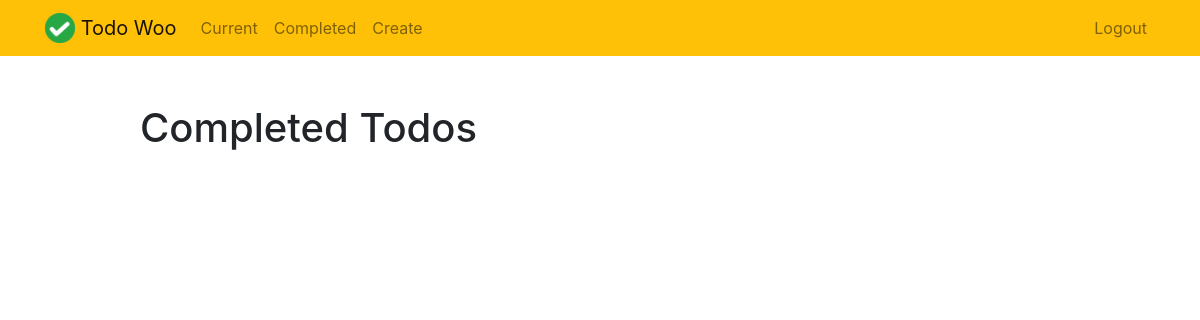
Page /completed/ (signed in) on the earlier database version.
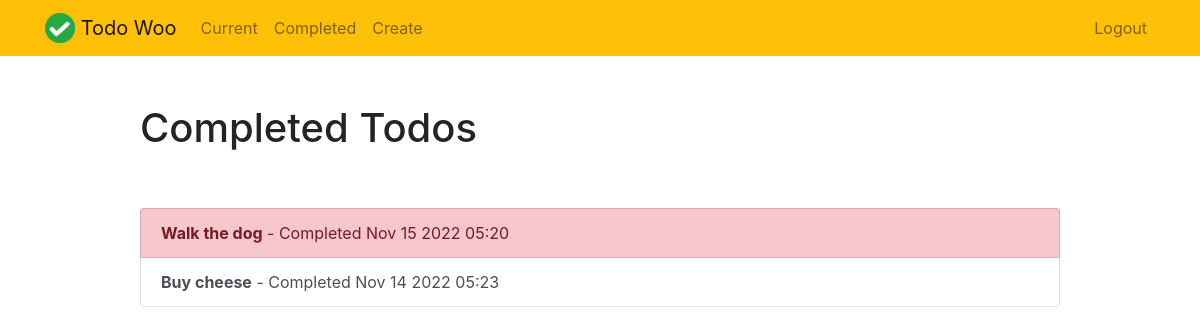
Same page on the later database version.
### todo/models.py (models this page shows, shortened)
class Todo(models.Model):
    title = models.CharField(max_length=100)
    memo = models.TextField(blank=True)  # Don't have to fill out the memo
    created = models.DateTimeField(auto_now_add=True)
    datecompleted = models.DateTimeField(null=True, blank=True)
    important = models.BooleanField(default=False)
    user = models.ForeignKey(User, on_delete=models.CASCADE)

### todo/views.py (the view)
# urls.py: path('completed/', views.completedtodos, name="completedtodos"),
@login_required
def completedtodos(request):
    todos = Todo.objects.filter(
        user=request.user, datecompleted__isnull=False).order_by('-datecompleted')
    return render(request, 'todo/completedtodos.html', {'todos': todos})

### todo/templates/todo/completedtodos.html
{% extends "todo/base.html" %}
{% block content %}
    <div class="row justify-content-center mt-5">
        <div class="col-md-10">
            <h1>Completed Todos</h1>
        </div>
    </div>
    <div class="row justify-content-center mt-5">
        <div class="col-md-10">
            <div class="list-group">
                {% for todo in todos %}
                    <a href="{% url 'viewtodo' todo.id %}" class="list-group-item list-group-item-action{% if todo.important %} list-group-item-danger{% endif %}"><b>{{ todo.title }}</b> - Completed {{ todo.datecompleted|date:'M j Y H:i' }}</a>
                {% endfor %}
            </div>
        </div>
    </div>
{% endblock %}

### todo/templates/todo/base.html (shortened to what this page needs)
{% load static %}
<!doctype html>
<html lang="en">
<head>
    <link rel="stylesheet" href="https://stackpath.bootstrapcdn.com/bootstrap/4.4.1/css/bootstrap.min.css">
</head>
<body>
<nav class="navbar navbar-expand-md navbar-light bg-warning">
<div class="container">
    <a class="navbar-brand" href="{% url 'home' %}">
         <img src="{% static 'todo/logo.png' %}" width="30" height="30" class="d-inline-block align-top">
        <span>Todo Woo</span>
    </a>
    <div class="collapse navbar-collapse" id="navbarNav">
    {% if user.is_authenticated %}
        <ul class="navbar-nav mr-auto">
                <li class="nav-item {{ current }}">
                    <a class="nav-link" href="{% url 'currenttodos' %}">Current</a>
                </li>
                <li class="nav-item {{ completed }}">
                    <a class="nav-link" href="{% url 'completedtodos' %}">Completed</a>
                </li>
                <li class="nav-item {{ create }}">
                    <a class="nav-link" href="{% url 'createtodo' %}">Create</a>
                </li>
        </ul>
    {% endif %}
    <ul class="navbar-nav ml-auto">
            {% if user.is_authenticated %}
                <li class="nav-item">
                    <a href="#" onclick="$('#signOutBtn').click()" class="nav-link">Logout</a>
                </li>
            {% endif %}
        </ul>
    </div>
</div>
</nav>
<div class="container">
{% block content %}{% endblock %}
</div>
</body>
</html>

Differences in the rows shown:
now on this page (row edited): Todo: title "Walk the dog", datecompleted "Nov 15 2022 05:20", important True (drawn)
now on this page (row edited): Todo: title "Buy cheese", datecompleted "Nov 14 2022 05:23", important False (drawn)
